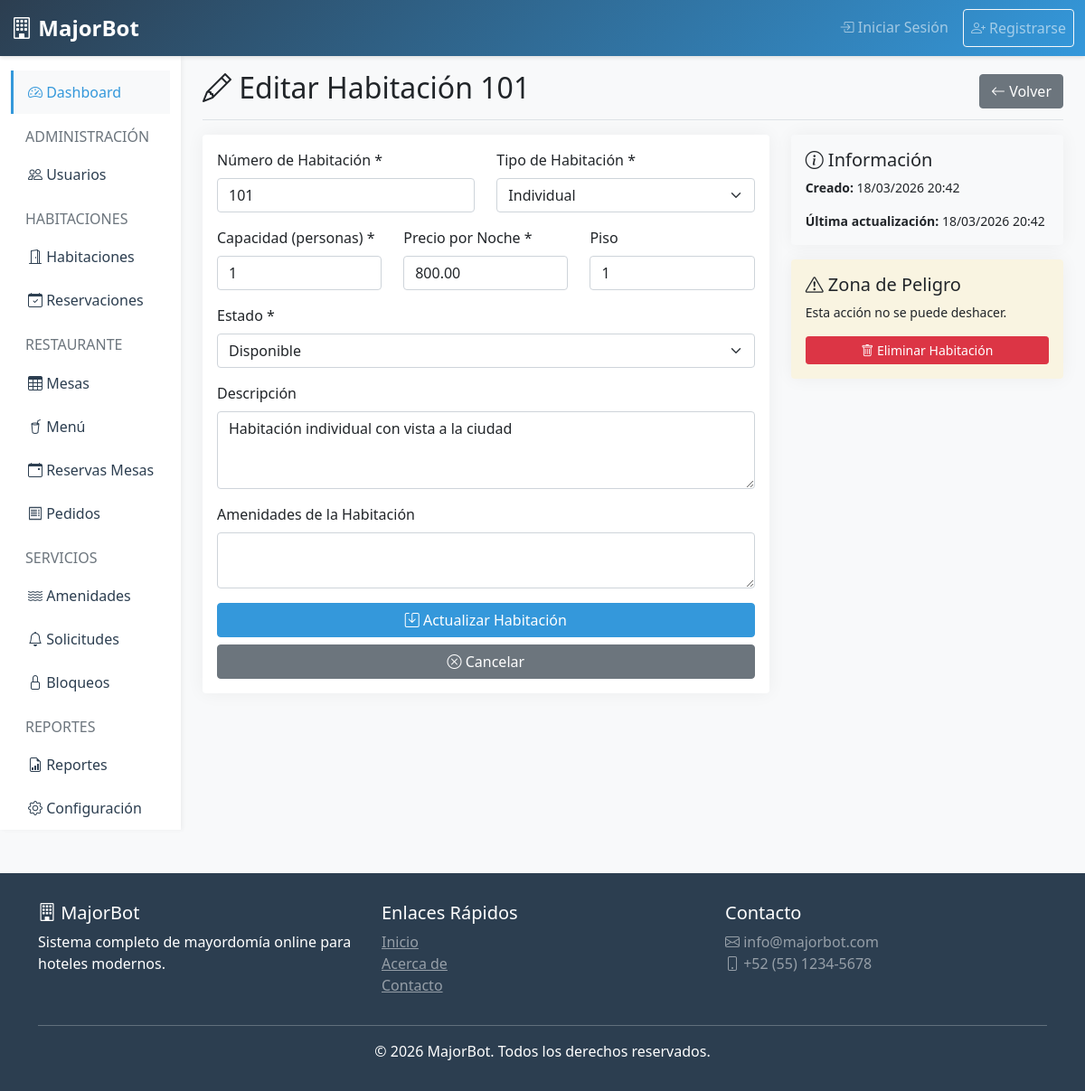
Page /rooms/edit/1 (signed in) on the committed database.
### tables this page shows
CREATE TABLE IF NOT EXISTS rooms (
    id INT AUTO_INCREMENT PRIMARY KEY,
    hotel_id INT NOT NULL,
    room_number VARCHAR(50) NOT NULL,
    room_type ENUM('single', 'double', 'suite', 'deluxe', 'presidential') NOT NULL,
    capacity INT DEFAULT 2,
    price_per_night DECIMAL(10,2) NOT NULL,
    floor INT,
    description TEXT,
    amenities TEXT,
    status ENUM('available', 'occupied', 'maintenance', 'blocked') DEFAULT 'available',
    images TEXT,
    is_active TINYINT(1) DEFAULT 1,
    created_at TIMESTAMP DEFAULT CURRENT_TIMESTAMP,
    updated_at TIMESTAMP DEFAULT CURRENT_TIMESTAMP ON UPDATE CURRENT_TIMESTAMP,
    FOREIGN KEY (hotel_id) REFERENCES hotels(id) ON DELETE CASCADE,
    UNIQUE KEY unique_room (hotel_id, room_number)
);

### app/controllers/RoomsController.php (called while the page is built, shortened)
<?php
class RoomsController extends Controller {
    private $roomModel;
    public function __construct() {
        $this->roomModel = $this->loadModel('Room');
    }
    public function edit($id) {
        $room = $this->roomModel->getById($id);
        $data = [
            'title' => 'Editar HabitaciÃ³n',
            'room' => $room,
            'role' => $_SESSION['role']
        ];
        $this->loadView('rooms/edit', $data);
    }
}

### core/Router.php (called while the page is built, shortened)
<?php
class Router {
    private $controller = DEFAULT_CONTROLLER;
    private $method = DEFAULT_METHOD;
    public function __construct() {
        $url = $this->parseUrl();
        if (isset($url[0]) && !empty($url[0])) {
            $controllerPath = __DIR__ . '/../app/controllers/' . ucfirst($url[0]) . 'Controller.php';
            if (file_exists($controllerPath)) {
                $this->controller = ucfirst($url[0]);
                unset($url[0]);
            }
        }
        $controllerFile = __DIR__ . '/../app/controllers/' . $this->controller . 'Controller.php';
        if (file_exists($controllerFile)) {
            $this->controller = new $controllerClass;
        } else {
            $this->show404();
            return;
        }
        if (isset($url[1]) && !empty($url[1])) {
            if (method_exists($this->controller, $url[1])) {
                $this->method = $url[1];
                unset($url[1]);
            }
        }
        $this->params = $url ? array_values($url) : [];
        call_user_func_array([$this->controller, $this->method], $this->params);
    }
    private function parseUrl() {
        if (isset($_GET['url'])) {
            return explode('/', filter_var(rtrim($_GET['url'], '/'), FILTER_SANITIZE_URL));
        }
        return [];
    }
}

### public/index.php (called while the page is built, shortened)
<?php
require_once __DIR__ . '/../core/Database.php';
require_once __DIR__ . '/../core/Model.php';
require_once __DIR__ . '/../core/Controller.php';
require_once __DIR__ . '/../core/Router.php';
new Router();

### core/Database.php (called while the page is built, shortened)
<?php
class Database {
    private static $instance = null;
    private $connection;
    private function __construct() {
        try {
            $dsn = "mysql:host=" . DB_HOST . ";dbname=" . DB_NAME . ";charset=" . DB_CHARSET;
            $options = [
                PDO::ATTR_ERRMODE => PDO::ERRMODE_EXCEPTION,
                PDO::ATTR_DEFAULT_FETCH_MODE => PDO::FETCH_ASSOC,
                PDO::ATTR_EMULATE_PREPARES => false,
            ];
            $this->connection = new PDO($dsn, DB_USER, DB_PASS, $options);
        } catch(PDOException $e) {
            die("Database connection failed: " . $e->getMessage());
        }
    }
    public static function getInstance() {
        if (self::$instance === null) {
            self::$instance = new self();
        }
        return self::$instance;
    }
    public function query($sql, $params = []) {
        try {
            $stmt = $this->connection->prepare($sql);
            $stmt->execute($params);
            return $stmt;
        } catch(PDOException $e) {
            error_log("Query error: " . $e->getMessage());
            return false;
        }
    }
    public function selectOne($sql, $params = []) {
        $stmt = $this->query($sql, $params);
        return $stmt ? $stmt->fetch() : null;
    }
}

### core/Model.php (called while the page is built, shortened)
<?php
class Model {
    protected $db;
    protected $table;
    public function __construct() {
        $this->db = Database::getInstance();
    }
    public function getById($id) {
        $sql = "SELECT * FROM {$this->table} WHERE id = ?";
        return $this->db->selectOne($sql, [$id]);
    }
}

### app/views/rooms/edit.php (the view, shortened to what this page needs)
<div class="d-flex justify-content-between flex-wrap flex-md-nowrap align-items-center pb-2 mb-3 border-bottom">
    <h1 class="h2"><i class="bi bi-pencil"></i> Editar Habitación <?php echo $room['room_number']; ?></h1>
    <a href="<?php echo BASE_URL; ?>/rooms" class="btn btn-secondary">
        <i class="bi bi-arrow-left"></i> Volver
    </a>
</div>
<div class="row">
    <div class="col-md-8">
        <div class="card">
            <div class="card-body">
                <form method="POST" action="<?php echo BASE_URL; ?>/rooms/edit/<?php echo $room['id']; ?>" class="needs-validation" novalidate>
                    <div class="row">
                        <div class="col-md-6 mb-3">
                            <label for="room_number" class="form-label">Número de Habitación *</label>
                            <input type="text" class="form-control" id="room_number" name="room_number"
                                   value="<?php echo $room['room_number']; ?>" required>
                        </div>
                        <div class="col-md-6 mb-3">
                            <label for="room_type" class="form-label">Tipo de Habitación *</label>
                            <select class="form-select" id="room_type" name="room_type" required>
                                <option value="single" <?php echo $room['room_type'] === 'single' ? 'selected' : ''; ?>>Individual</option>
                            </select>
                        </div>
                    </div>
                    <div class="row">
                        <div class="col-md-4 mb-3">
                            <label for="capacity" class="form-label">Capacidad (personas) *</label>
                            <input type="number" class="form-control" id="capacity" name="capacity"
                                   value="<?php echo $room['capacity']; ?>" min="1" required>
                        </div>
                        <div class="col-md-4 mb-3">
                            <label for="price_per_night" class="form-label">Precio por Noche *</label>
                            <input type="number" class="form-control" id="price_per_night" name="price_per_night"
                                   value="<?php echo $room['price_per_night']; ?>" step="0.01" min="0" required>
                        </div>
                        <div class="col-md-4 mb-3">
                            <label for="floor" class="form-label">Piso</label>
                            <input type="number" class="form-control" id="floor" name="floor"
                                   value="<?php echo $room['floor'] ?? ''; ?>" min="1">
                        </div>
                    </div>
                    <div class="mb-3">
                        <label for="status" class="form-label">Estado *</label>
                        <select class="form-select" id="status" name="status" required>
                            <option value="available" <?php echo $room['status'] === 'available' ? 'selected' : ''; ?>>Disponible</option>
                        </select>
                    </div>
                    <div class="mb-3">
                        <label for="description" class="form-label">Descripción</label>
                        <textarea class="form-control" id="description" name="description" rows="3"><?php echo $room['description'] ?? ''; ?></textarea>
                    </div>
                    <div class="mb-3">
                        <label for="amenities" class="form-label">Amenidades de la Habitación</label>
                        <textarea class="form-control" id="amenities" name="amenities" rows="2"><?php echo $room['amenities'] ?? ''; ?></textarea>
                    </div>
                    <div class="d-grid gap-2">
                        <button type="submit" class="btn btn-primary">
                            <i class="bi bi-save"></i> Actualizar Habitación
                        </button>
                        <a href="<?php echo BASE_URL; ?>/rooms" class="btn btn-secondary">
                            <i class="bi bi-x-circle"></i> Cancelar
                        </a>
                    </div>
                </form>
            </div>
        </div>
    </div>
    <div class="col-md-4">
        <div class="card bg-light">
            <div class="card-body">
                <h5 class="card-title"><i class="bi bi-info-circle"></i> Información</h5>
                <p class="card-text small">
                    <strong>Creado:</strong> <?php echo date('d/m/Y H:i', strtotime($room['created_at'])); ?>
                </p>
                <p class="card-text small">
                    <strong>Última actualización:</strong> <?php echo date('d/m/Y H:i', strtotime($room['updated_at'])); ?>
                </p>
            </div>
        </div>
        <div class="card bg-warning bg-opacity-10 mt-3">
            <div class="card-body">
                <h5 class="card-title"><i class="bi bi-exclamation-triangle"></i> Zona de Peligro</h5>
                <p class="card-text small">Esta acción no se puede deshacer.</p>
                <button type="button" class="btn btn-danger btn-sm w-100"
                        onclick="if(confirmDelete('¿Eliminar habitación <?php echo $room['room_number']; ?>?'))
                                 window.location='<?php echo BASE_URL; ?>/rooms/delete/<?php echo $room['id']; ?>'">
                    <i class="bi bi-trash"></i> Eliminar Habitación
                </button>
            </div>
        </div>
    </div>
</div>
            </div>
        </main>
    </div>
</div>

### app/views/layouts/header.php (style rules this page uses)
:root { --primary-color: #2c3e50; --secondary-color: #3498db; --success-color: #27ae60; --danger-color: #e74c3c; --warning-color: #f39c12; --info-color: #16a085; }
body { font-family: 'Segoe UI', Tahoma, Geneva, Verdana, sans-serif; background-color: #f8f9fa; }
.card { border: none; box-shadow: 0 0 20px rgba(0,0,0,.05); transition: transform 0.3s, box-shadow 0.3s; }
.btn-primary { background-color: var(--secondary-color); border-color: var(--secondary-color); }

### rows in the picture
rooms: room_number "101", room_type "Individual", capacity "1", price_per_night "800.00", floor "1", status "Disponible", description "Habitación individual con vista a la ciudad", created_at "18/03/2026 20:42", updated_at "18/03/2026 20:42"
